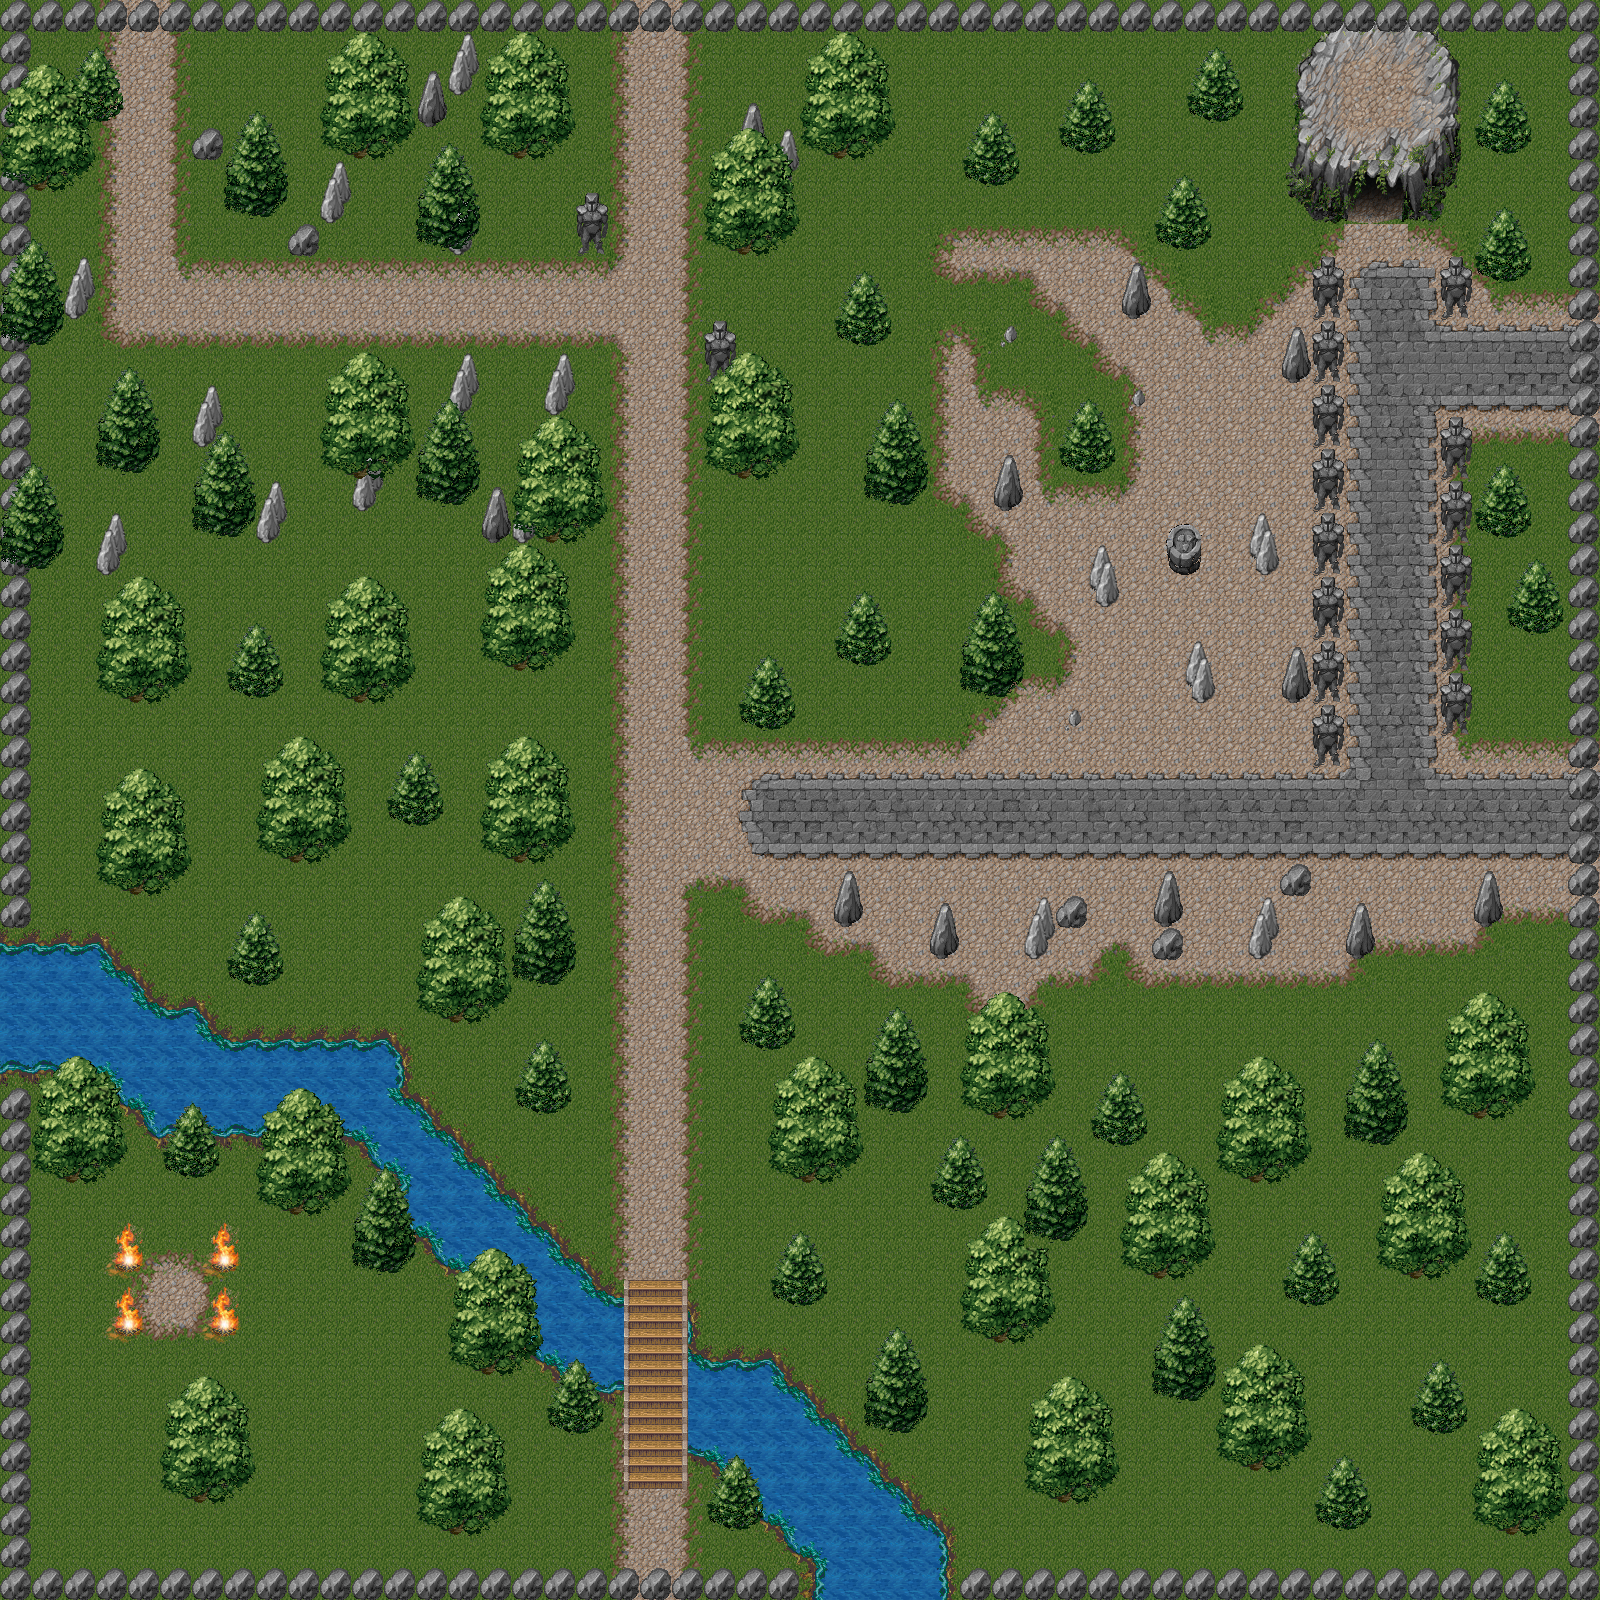

Below is a game level as drawn by its tile map, then a one-line description and the .tmx that defines it (tile-layer data replaced by summaries):
An orthogonal 50x50 tile map with 32x32 px tiles, 5 tile layers (Grass, Caminho, Arvores, Rio, ...), 3 tilesets.

<map version="1.0" tiledversion="1.1.5" orientation="orthogonal" renderorder="right-down" width="50" height="50" tilewidth="32" tileheight="32" infinite="0" nextobjectid="1">
 <tileset firstgid="1" source="blocks.tsx" />
 <tileset firstgid="257" source="blocks_river.tsx" />
 <tileset firstgid="513" source="more_blocks.tsx" />
 <layer name="Grass" width="50" height="50">
  <data>[2500 cells, 2500 non-empty, 2 distinct tile ids]</data>
 </layer>
 <layer name="Caminho" width="50" height="50">
  <properties>
   <property name="blocked" type="bool" value="false" />
  </properties>
  <data>[2500 cells, 737 non-empty, 80 distinct tile ids]</data>
 </layer>
 <layer name="Arvores" width="50" height="50">
  <properties>
   <property name="blocked" type="bool" value="true" />
  </properties>
  <data>[2500 cells, 316 non-empty, 32 distinct tile ids]</data>
 </layer>
 <layer name="Rio" width="50" height="50">
  <properties>
   <property name="blocked" type="bool" value="true" />
  </properties>
  <data>[2500 cells, 143 non-empty, 9 distinct tile ids]</data>
 </layer>
 <layer name="Arvores 2" width="50" height="50">
  <data>[2500 cells, 674 non-empty, 36 distinct tile ids]</data>
 </layer>
</map>
